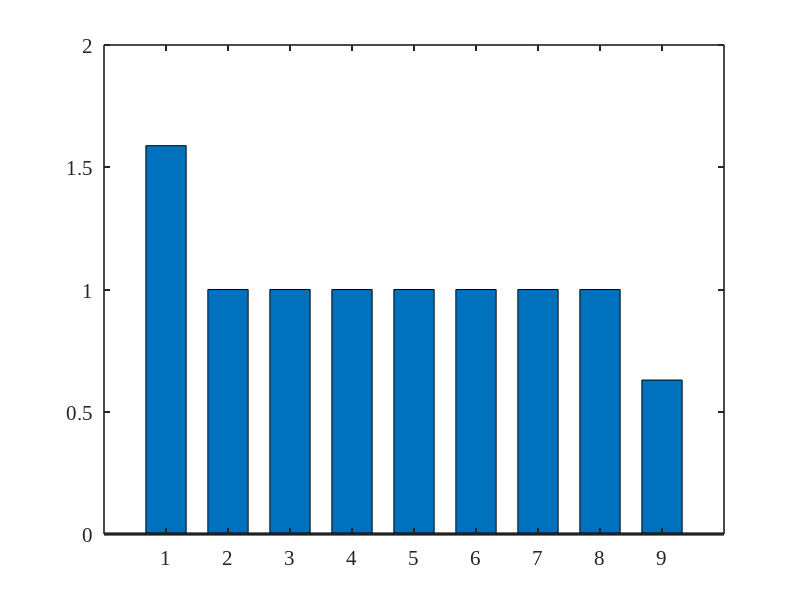

This chart was generated by the following MATLAB code: (Note: this script raises an error after producing the figure.)
%% ================================================================
%  Figure Generation — Paper 1 (Controllability)  FINAL VERSION
%  ----------------------------------------------------------------
%  "Equivalence of Hewer and Kalman Controllability for
%   Generalised Bilinear Matrix Periodic Systems"
%  Authors: Sri Venkata Durga Sudarsan Madhyannapu &
%           Sravanam Pradheep Kumar
%
%  Generates 4 publication-quality figures at 500 DPI (vector PDF):
%    Fig1_Ctrl_EigModuli.pdf
%    Fig2_Ctrl_GramianSpectrum.pdf
%    Fig3_Ctrl_ScalingStudy.pdf
%    Fig4_Ctrl_StepSizeSensitivity.pdf
%
%  FONT SIZES UPDATED per Springer requirement:
%    Axis labels  : 16pt  (was 13pt)
%    Tick labels  : 15pt  (was 13pt)
%    Annotations  : 14pt  (was 10-11pt)
%    Legend       : 13pt  (was 10pt)
%    Title        : 16pt  (was 14pt)
%
%  Run AFTER Paper1_Controllability_Verification.m  (uses workspace)
%  OR run standalone — all values hardcoded from MATLAB v3 output.
%  ================================================================

clear; clc; close all;

%% ----------------------------------------------------------------
%  VERIFIED VALUES FROM MATLAB v3 RUN
%  ----------------------------------------------------------------

% Monodromy eigenvalues (9 eigenvalues of M)
eig_real   = [0.7877,  0.7877, -1.5883, -0.6296, ...
               0.9597,  0.9597,  1.0000,  1.0000, 1.0000];
eig_imag   = [0.6160, -0.6160,  0.0000,  0.0000, ...
               0.2812, -0.2812,  0.0000,  0.0000, 0.0000];
eig_moduli = abs(eig_real + 1i*eig_imag);
[eig_moduli_sorted, ~] = sort(eig_moduli, 'descend');

% Gramian statistics (Table 1) — MATLAB v3 verified
periods   = [1,      2,      3     ];
lam_min_W = [0.5211, 0.5681, 0.5705];
lam_max_W = [4.084e5, 8.758e6, 1.516e8];
kappa_W   = [7.837e5, 1.542e7, 2.657e8];

% Scaling study (Table 2) — MATLAB v3 verified
n_vals     = [2,       3      ];
kappa_mean = [2.128e10, 4.953e11];
kappa_std  = [6.648e10, 1.357e12];

% Step-size sensitivity — MATLAB v3 verified
tol_vals   = [1e-3,      1e-4      ];
delta_vals = [9.6591e-2, 8.3716e-3 ];

%% ----------------------------------------------------------------
%  GLOBAL STYLE — SPRINGER-COMPLIANT FONT SIZES
%  ----------------------------------------------------------------
FS_label  = 16;   % axis labels
FS_tick   = 15;   % tick labels
FS_title  = 16;   % figure titles
FS_annot  = 14;   % value annotations
FS_legend = 13;   % legend text

set(0, 'DefaultAxesFontSize',   FS_tick);
set(0, 'DefaultAxesFontName',   'Times New Roman');
set(0, 'DefaultTextFontName',   'Times New Roman');
set(0, 'DefaultTextFontSize',   FS_annot);
set(0, 'DefaultAxesLineWidth',  1.2);
set(0, 'DefaultLineLineWidth',  2.2);

clr_blue   = [0.122, 0.471, 0.706];
clr_orange = [1.000, 0.498, 0.055];
clr_red    = [0.839, 0.153, 0.157];
clr_gray   = [0.50,  0.50,  0.50 ];

%% ================================================================
%  FIGURE 1 — Eigenvalue Moduli of Monodromy M
%% ================================================================
fig1 = figure('Units','centimeters','Position',[2,2,16,11]);

b = bar(1:9, eig_moduli_sorted, 0.65);
b.FaceColor = 'flat';

for k = 1:9
    if eig_moduli_sorted(k) > 1 + 1e-6
        b.CData(k,:) = clr_red;
    elseif abs(eig_moduli_sorted(k) - 1.0) <= 1e-3
        b.CData(k,:) = clr_orange;
    else
        b.CData(k,:) = clr_blue;
    end
end

hold on;
yline(1.0, '--k', 'LineWidth', 1.8);
text(8.0, 1.06, '$|\lambda|=1$', ...
    'Interpreter','latex','FontSize',FS_annot,'Color','k');

[~, idx_max] = max(eig_moduli_sorted);
text(idx_max, eig_moduli_sorted(idx_max)+0.07, ...
    sprintf('$%.4f$', eig_moduli_sorted(idx_max)), ...
    'Interpreter','latex','FontSize',FS_annot, ...
    'HorizontalAlignment','center','Color',clr_red,'FontWeight','bold');

xlabel('Eigenvalue index $j$', 'Interpreter','latex', 'FontSize',FS_label);
ylabel('$|\lambda_j(\mathcal{M})|$', 'Interpreter','latex', 'FontSize',FS_label);
title({'Moduli of Monodromy Eigenvalues'; ...
       '$\mathcal{M} = \Phi_{\mathcal{A}}(2\pi,0),\quad n=3$'}, ...
      'Interpreter','latex', 'FontSize',FS_title);

hb1 = bar(NaN, NaN, 'FaceColor', clr_red);
hb2 = bar(NaN, NaN, 'FaceColor', clr_orange);
hb3 = bar(NaN, NaN, 'FaceColor', clr_blue);
hl  = plot(NaN, NaN, '--k', 'LineWidth',1.8);
legend([hb1,hb2,hb3,hl], ...
    {'$|\lambda|>1$ (unstable)', ...
     '$|\lambda|=1$ (neutral)', ...
     '$|\lambda|<1$ (stable)', ...
     'Unit circle'}, ...
    'Interpreter','latex','Location','northeast', ...
    'FontSize',FS_legend,'Box','on');

xlim([0.5,9.5]); ylim([0,1.9]);
xticks(1:9);
ax = gca; ax.FontSize = FS_tick;
grid on; grid minor; box on;

set(fig1,'PaperUnits','centimeters','PaperSize',[16,11], ...
         'PaperPosition',[0,0,16,11]);
print(fig1, 'Fig1_Ctrl_EigModuli', '-dpdf', '-r500');
fprintf('✅ Fig1_Ctrl_EigModuli.pdf saved.\n');

%% ================================================================
%  FIGURE 2 — Gramian Spectrum: λ_min and λ_max across periods
%% ================================================================
fig2 = figure('Units','centimeters','Position',[2,2,16,11]);

yyaxis left
h1 = semilogy(periods, lam_min_W, 'o-', ...
    'Color',clr_blue,'MarkerFaceColor',clr_blue,'MarkerSize',10);
ylabel('$\lambda_{\min}(\widetilde{W}_i)$','Interpreter','latex', ...
    'FontSize',FS_label);
ylim([0.40, 1.0]);
ax = gca;
ax.YAxis(1).Color = clr_blue;

hold on;
yyaxis right
h2 = semilogy(periods, lam_max_W, 's--', ...
    'Color',clr_red,'MarkerFaceColor',clr_red,'MarkerSize',10);
ylabel('$\lambda_{\max}(\widetilde{W}_i)$','Interpreter','latex', ...
    'FontSize',FS_label);
ax.YAxis(2).Color = clr_red;

% Annotations
for i = 1:3
    yyaxis left
    text(periods(i)+0.06, lam_min_W(i)*1.04, ...
        sprintf('%.4f', lam_min_W(i)), ...
        'FontSize',FS_annot,'Color',clr_blue,'FontWeight','bold');
    yyaxis right
    text(periods(i)+0.06, lam_max_W(i)*1.3, ...
        sprintf('$%.3e$', lam_max_W(i)), ...
        'FontSize',FS_annot-1,'Color',clr_red, ...
        'Interpreter','latex','FontWeight','bold');
end

xlabel('Period index $i$','Interpreter','latex','FontSize',FS_label);
title({'Controllability Gramian Spectrum vs.\ Period'; ...
       '$n=3$,\quad $T=2\pi$,\quad \texttt{ode45}'}, ...
      'Interpreter','latex','FontSize',FS_title);

legend([h1,h2], ...
    {'$\lambda_{\min}(\widetilde{W}_i)$ (stable $\approx 0.52$--$0.57$)', ...
     '$\lambda_{\max}(\widetilde{W}_i)$ (growing geometrically)'}, ...
    'Interpreter','latex','Location','west', ...
    'FontSize',FS_legend,'Box','on');

xticks([1,2,3]); xlim([0.7,3.5]);
ax.FontSize = FS_tick;
grid on; grid minor; box on;

set(fig2,'PaperUnits','centimeters','PaperSize',[16,11], ...
         'PaperPosition',[0,0,16,11]);
print(fig2, 'Fig2_Ctrl_GramianSpectrum', '-dpdf', '-r500');
fprintf('✅ Fig2_Ctrl_GramianSpectrum.pdf saved.\n');

%% ================================================================
%  FIGURE 3 — Scaling Study: Condition Number κ vs dimension n
%% ================================================================
fig3 = figure('Units','centimeters','Position',[2,2,14,10]);

kappa_mean = abs(kappa_mean);
kappa_std  = abs(kappa_std);
lower      = max(kappa_mean - kappa_std, 1e-12);
upper      = kappa_mean + kappa_std;

h1 = errorbar(n_vals, kappa_mean, ...
    kappa_mean - lower, upper - kappa_mean, 'o-', ...
    'Color',clr_blue,'MarkerFaceColor',clr_blue, ...
    'MarkerSize',10,'LineWidth',2.2,'CapSize',12);
hold on;

p   = polyfit(log10(n_vals), log10(kappa_mean), 1);
n_f = linspace(1.8, 3.2, 100);
h2  = plot(n_f, 10.^polyval(p,log10(n_f)), '--', ...
    'Color',clr_gray,'LineWidth',1.8);

set(gca,'YScale','log');

xlabel('State dimension $n$','Interpreter','latex','FontSize',FS_label);
ylabel('$\kappa(\widetilde{W}_1)$ (mean $\pm$ std, 10 trials)', ...
    'Interpreter','latex','FontSize',FS_label);
title({'Gramian Condition Number Scaling'; ...
       '$\widetilde{W}_1$, random trials, \texttt{ode45}'}, ...
      'Interpreter','latex','FontSize',FS_title);

xticks([2,3]);
xticklabels({'$n=2$\;($n^2=4$)','$n=3$\;($n^2=9$)'});
ax = gca;
ax.XAxis.TickLabelInterpreter = 'latex';
ax.FontSize = FS_tick;
xlim([1.7,3.4]);

for i = 1:2
    text(n_vals(i)+0.06, kappa_mean(i)*2.0, ...
        sprintf('$%.3e$',kappa_mean(i)), ...
        'Interpreter','latex','FontSize',FS_annot, ...
        'Color',clr_blue,'FontWeight','bold');
end

text(3.05, kappa_mean(2)*0.12, ...
    {'$n=4$ excluded:';'$256{\times}256$ ODE';'$>5\,\mathrm{GB}$ memory'}, ...
    'Interpreter','latex','FontSize',FS_annot-2,'Color',clr_red);

legend([h1,h2], ...
    {'Mean $\pm$ std (10 trials)','Log-linear trend fit'}, ...
    'Interpreter','latex','Location','northwest', ...
    'FontSize',FS_legend,'Box','on');

grid on; grid minor; box on;
set(fig3,'Toolbar','none','PaperUnits','centimeters', ...
         'PaperSize',[14,10],'PaperPosition',[0,0,14,10]);
print(fig3, 'Fig3_Ctrl_ScalingStudy', '-dpdf', '-r500');
fprintf('✅ Fig3_Ctrl_ScalingStudy.pdf saved.\n');

%% ================================================================
%  FIGURE 4 — Step-Size Sensitivity (||ΔM||_F convergence)
%% ================================================================
fig4 = figure('Units','centimeters','Position',[2,2,14,10]);

h1 = loglog(tol_vals, delta_vals, 'o-', ...
    'Color',clr_blue,'MarkerFaceColor',clr_blue, ...
    'MarkerSize',10,'LineWidth',2.2);
hold on;

t_ref = logspace(-4.5, -2.5, 100);
ref   = delta_vals(1) * (t_ref / tol_vals(1)).^1;
h2    = loglog(t_ref, ref, '--', 'Color',clr_gray,'LineWidth',1.8);

% Annotations
text(tol_vals(1)*1.08, delta_vals(1)*1.35, ...
    '$9.66\times10^{-2}$','Interpreter','latex', ...
    'FontSize',FS_annot,'Color',clr_blue,'FontWeight','bold');
text(tol_vals(2)*1.08, delta_vals(2)*1.35, ...
    '$8.37\times10^{-3}$','Interpreter','latex', ...
    'FontSize',FS_annot,'Color',clr_blue,'FontWeight','bold');

ratio = delta_vals(1)/delta_vals(2);
text(2.5e-4, 3.5e-2, ...
    sprintf('Ratio $\\approx %.1f$ (1st-order)',ratio), ...
    'Interpreter','latex','FontSize',FS_annot,'Color',clr_gray);

xlabel('RelTol','Interpreter','latex','FontSize',FS_label);
ylabel('$\|\Delta\mathcal{M}\|_F$','Interpreter','latex','FontSize',FS_label);
title({'Step-Size Sensitivity of Monodromy Computation'; ...
       'AbsTol $=10^{-10}$,\quad \texttt{ode45}'}, ...
      'Interpreter','latex','FontSize',FS_title);

legend([h1,h2], ...
    {'$\|\mathcal{M}_{\mathrm{coarse}}-\mathcal{M}_{\mathrm{fine}}\|_F$', ...
     'First-order reference'}, ...
    'Interpreter','latex','Location','northwest', ...
    'FontSize',FS_legend,'Box','on');

set(gca,'XScale','log','YScale','log','FontSize',FS_tick);
xlim([5e-5,5e-3]); ylim([1e-3,5e-1]);
grid on; grid minor; box on;

set(fig4,'Toolbar','none','PaperUnits','centimeters', ...
         'PaperSize',[14,10],'PaperPosition',[0,0,14,10]);
print(fig4, 'Fig4_Ctrl_StepSizeSensitivity', '-dpdf', '-r500');
fprintf('✅ Fig4_Ctrl_StepSizeSensitivity.pdf saved.\n');

fprintf('\n✅ All 4 figures saved. Vector PDF, 500 DPI, Springer font sizes.\n');
